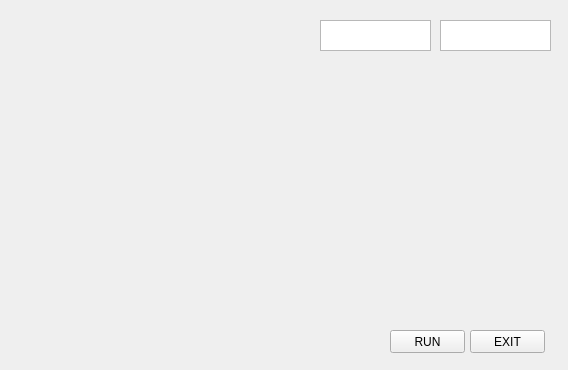
<?xml version="1.0" encoding="UTF-8"?>
<ui version="4.0">
 <class>MainWindow</class>
 <widget class="QMainWindow" name="MainWindow">
  <property name="geometry">
   <rect>
    <x>0</x>
    <y>0</y>
    <width>568</width>
    <height>370</height>
   </rect>
  </property>
  <property name="windowTitle">
   <string>MainWindow</string>
  </property>
  <widget class="QWidget" name="centralwidget">
   <widget class="QLabel" name="label">
    <property name="geometry">
     <rect>
      <x>0</x>
      <y>0</y>
      <width>571</width>
      <height>371</height>
     </rect>
    </property>
    <property name="text">
     <string/>
    </property>
    <property name="pixmap">
     <pixmap>7LP8.gif</pixmap>
    </property>
    <property name="scaledContents">
     <bool>true</bool>
    </property>
   </widget>
   <widget class="QPushButton" name="pushButton">
    <property name="geometry">
     <rect>
      <x>390</x>
      <y>330</y>
      <width>75</width>
      <height>23</height>
     </rect>
    </property>
    <property name="text">
     <string>RUN</string>
    </property>
   </widget>
   <widget class="QPushButton" name="pushButton_2">
    <property name="geometry">
     <rect>
      <x>470</x>
      <y>330</y>
      <width>75</width>
      <height>23</height>
     </rect>
    </property>
    <property name="text">
     <string>EXIT</string>
    </property>
   </widget>
   <widget class="QLabel" name="label_2">
    <property name="geometry">
     <rect>
      <x>310</x>
      <y>30</y>
      <width>101</width>
      <height>21</height>
     </rect>
    </property>
    <property name="text">
     <string/>
    </property>
   </widget>
   <widget class="QTextBrowser" name="textBrowser">
    <property name="geometry">
     <rect>
      <x>320</x>
      <y>20</y>
      <width>111</width>
      <height>31</height>
     </rect>
    </property>
   </widget>
   <widget class="QTextBrowser" name="textBrowser_2">
    <property name="geometry">
     <rect>
      <x>440</x>
      <y>20</y>
      <width>111</width>
      <height>31</height>
     </rect>
    </property>
   </widget>
  </widget>
 </widget>
 <resources/>
 <connections/>
</ui>
